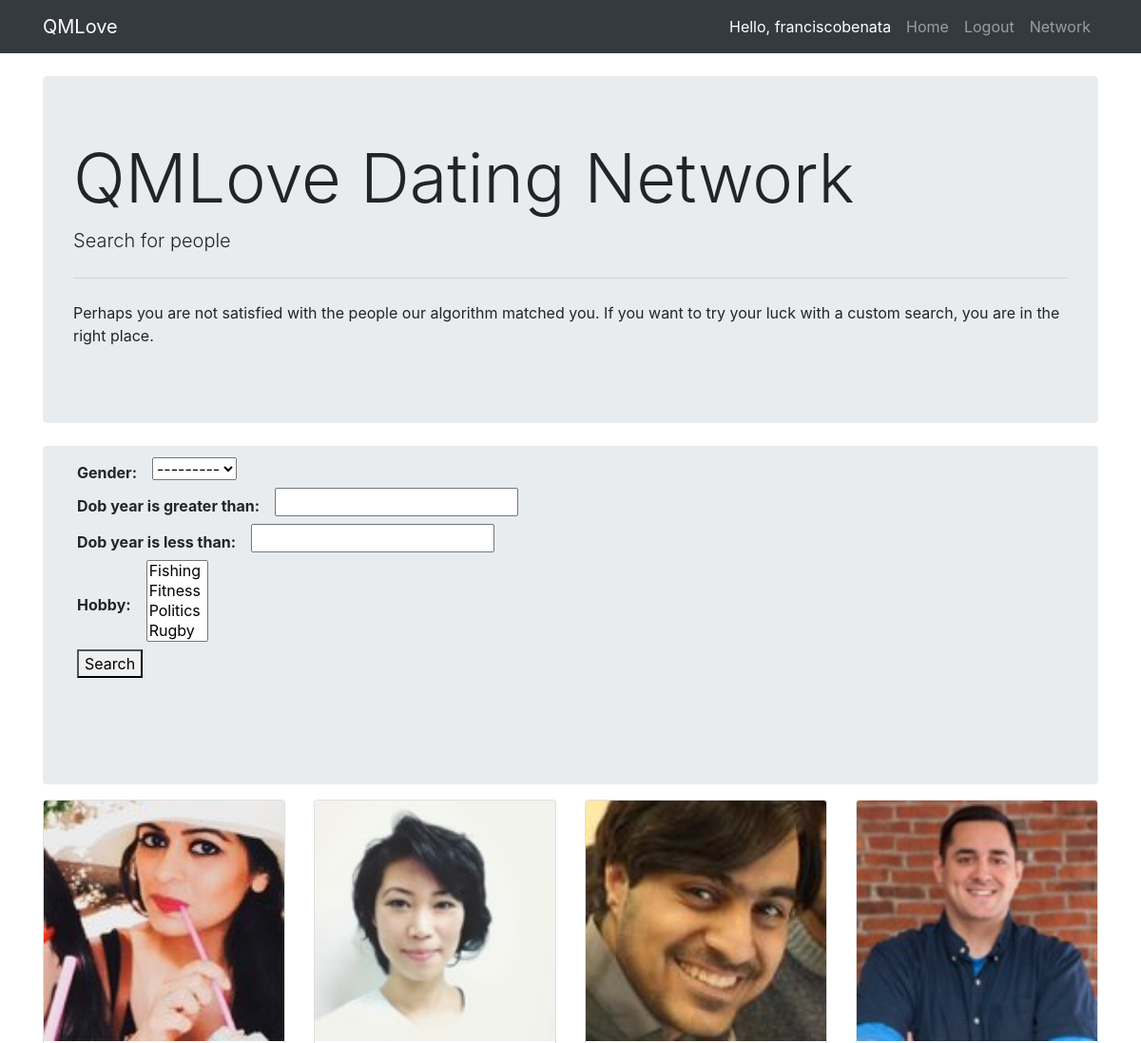
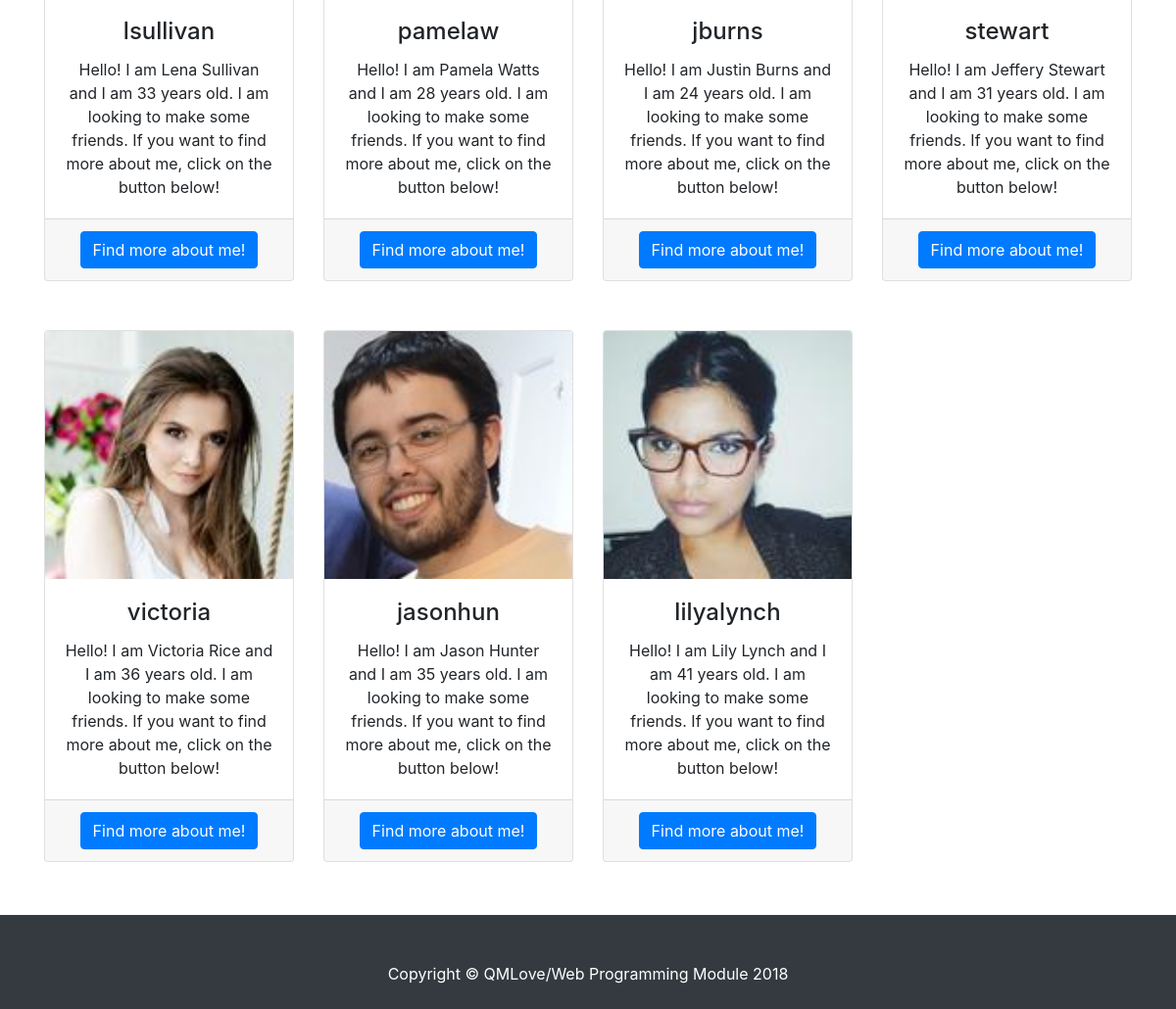
/search/ (signed in), run on the app's committed database (2 pictures, top to bottom).
### QMLove/models.py (models this page shows)
class Profile(models.Model):
    GENDERS = (
        ('M', 'Male'),
        ('F', 'Female'),
    )
    user = models.OneToOneField(User, on_delete=models.CASCADE)
    image = models.ImageField(upload_to='profile_images')
    email = models.EmailField(max_length=254)
    gender = models.CharField(choices=GENDERS, max_length=1)
    dob = models.DateField(auto_now=False, auto_now_add=False)
    hobby = models.ManyToManyField(Hobby)
    def __str__(self):
        return self.user.username
    @property
    def age(self):
        return int((datetime.now().date() - self.dob).days / 365.25)

### QMLove/views.py (the view)
# urls.py: path('search/', views.search, name="search"),
def search(request):
    profiles = Profile.objects.all().exclude(user_id=request.user.id)
    user_filter = ProfileFilter(request.GET, queryset=profiles)
    return render(request, 'QMLove/search.html', {'filter': user_filter})

### QMLove/models.py (called while the page is built)
    def __str__(self):
        return self.name

### QMLove/templates/QMLove/search.html (shortened to what this page needs)
{% extends 'base.html' %}
{% load widget_tweaks %}
  {% block body %}
  <div class="container">
    <header class="jumbotron my-4">
      <h1 class="display-3">QMLove Dating Network</h1>
      <p class="lead">Search for people</p>
      <hr class="my-4">
      <p>Perhaps you are not satisfied with the people our algorithm matched you. If you want to try your luck with a custom search, you are in the right place.</p>
    </header>
    <nav aria-label="breadcrumb">
      <ol class="breadcrumb">
        <li class="breadcrumb-item" aria-current="page">
          <form id="formFiltering" method="get">
            {% for field in filter.form %}
              <div class="form-inline">
                <strong><label for="{{ field.id_for_label }}"> {{ field.label_tag }} </label></strong>
                {{ field|add_class:'mx-sm-3 mb-2' }}
              </div>
            {% endfor %}
            <button type="submit" id="submitFiltering">Search</button>
          </form>
      </nav>
      {% if user.is_authenticated %}
      <div class="row text-center">
        {% for user in filter.qs %}
        <div class="col-3">
          <div class="card">
            <img class="card-img-top" src="/profile_images/{{ user.image }}" alt="User profile picture">
            <div class="card-body">
              <h4 class="card-title">{{ user }}</h4>
              <p class="card-text">
                Hello! I am {{ user.user.get_full_name }} and I am {{ user.age }} years old. I am looking to make some friends.
                If you want to find more about me, click on the button below!
              </p>
            </div>
            <div class="card-footer">
              <button type="button" class="btn btn-primary" data-toggle="modal" data-target="#{{ user.id }}">
                Find more about me!
              </button>
            </div>
          </div>
        </div>
        {% endfor %}
        {% endif %}
    </div>
    </div>
    <footer class="py-5 bg-dark">
      <div class="container">
        <p class="m-0 text-center text-white">Copyright &copy; QMLove/Web Programming Module 2018</p>
      </div>
    </footer>
    {% endblock %}

### QMLove/templates/base.html (shortened to what this page needs)
<!DOCTYPE html>
<html>
<head>
  {% load static %}
  <link rel="stylesheet" href="{% static 'QMLove/bootstrap.min.css' %}">
  <link rel="stylesheet" href="{% static 'QMLove/styles.css' %}">
  <nav class="navbar navbar-expand-lg navbar-dark bg-dark">
    <div class="container">
      <a class="navbar-brand homelink" href="{% url 'QMLove:index' %}">QMLove</a>
      <div class="collapse navbar-collapse" id="navbarResponsive">
        <ul class="navbar-nav ml-auto">
          {% if user.is_authenticated %}
          <li class="nav-item">
            <a class="nav-link active"> Hello, {{ user }} </a>
          </li>
          <li class="nav-item">
            <a class="nav-link homelink" href="{% url 'QMLove:index' %}">Home
            </a>
          </li>
          <li class="nav-item">
            <a class="nav-link" href="{% url 'logout' %}" id="logout">Logout</a>
          </li>
          <li class="nav-item">
            <a class="nav-link" href="{% url 'QMLove:search' %}" id="search">Network</a>
          </li>
          {% endif %}
        </ul>
      </div>
    </div>
  </nav>
</head>
<body>
  {% block body %}
  {% endblock %}
</body>
</html>

### QMLove/static/QMLove/styles.css (style rules this page uses)
html { height:100%; }
body { min-height:100%; padding:0; margin:0; position:relative; }
body::after { content: ''; display: block; height: 50px; }
footer { position: absolute; bottom: 0; width: 100%; height: 50px; }
form { padding-left: 20px; padding-bottom: 100px; }
.card { height: 100%; }
.row { padding-bottom: 50px; }
.col-3 { padding-bottom: 50px; }

### data on the page
Profile: image (picture), user.username "lsullivan", user.get_full_name "Lena Sullivan", age "33"
Profile: image (picture), user.username "pamelaw", user.get_full_name "Pamela Watts", age "28"
Profile: image (picture), user.username "jburns", user.get_full_name "Justin Burns", age "24"
Profile: image (picture), user.username "stewart", user.get_full_name "Jeffery Stewart", age "31"
Profile: image (picture), user.username "victoria", user.get_full_name "Victoria Rice", age "36"
Profile: image (picture), user.username "jasonhun", user.get_full_name "Jason Hunter", age "35"
Profile: image (picture), user.username "lilyalynch", user.get_full_name "Lily Lynch", age "41"

### other printed values
{{ user }} "franciscobenata"
{{ field.label_tag }} "Gender:" "Dob year is greater than:" "Dob year is less than:" "Hobby:"
